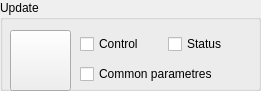
  <widget class="QGroupBox" name="groupBox_9">
   <property name="geometry">
    <rect>
     <x>180</x>
     <y>0</y>
     <width>261</width>
     <height>91</height>
    </rect>
   </property>
   <property name="title">
    <string>Update</string>
   </property>
   <widget class="QPushButton" name="pushButton">
    <property name="geometry">
     <rect>
      <x>10</x>
      <y>30</y>
      <width>61</width>
      <height>61</height>
     </rect>
    </property>
    <property name="toolTip">
     <string>&lt;html&gt;&lt;head/&gt;&lt;body&gt;&lt;p&gt;Update&lt;/p&gt;&lt;/body&gt;&lt;/html&gt;</string>
    </property>
    <property name="text">
     <string/>
    </property>
    <property name="icon">
     <iconset resource="res.qrc">
      <normaloff>:/icon/icons/img_519799.png</normaloff>:/icon/icons/img_519799.png</iconset>
    </property>
    <property name="iconSize">
     <size>
      <width>25</width>
      <height>25</height>
     </size>
    </property>
   </widget>
   <widget class="QWidget" name="layoutWidget">
    <property name="geometry">
     <rect>
      <x>80</x>
      <y>30</y>
      <width>169</width>
      <height>60</height>
     </rect>
    </property>
    <layout class="QVBoxLayout" name="verticalLayout_16">
     <item>
      <layout class="QHBoxLayout" name="horizontalLayout_13">
       <item>
        <widget class="QCheckBox" name="checkBox">
         <property name="toolTip">
          <string>&lt;html&gt;&lt;head/&gt;&lt;body&gt;&lt;p&gt;Update all control parameters if choosen&lt;/p&gt;&lt;/body&gt;&lt;/html&gt;</string>
         </property>
         <property name="text">
          <string>Control</string>
         </property>
        </widget>
       </item>
       <item>
        <widget class="QCheckBox" name="checkBox_2">
         <property name="toolTip">
          <string>&lt;html&gt;&lt;head/&gt;&lt;body&gt;&lt;p&gt;Update all status parameters if choosen&lt;/p&gt;&lt;/body&gt;&lt;/html&gt;</string>
         </property>
         <property name="text">
          <string>Status</string>
         </property>
        </widget>
       </item>
      </layout>
     </item>
     <item>
      <widget class="QCheckBox" name="checkBox_3">
       <property name="toolTip">
        <string>&lt;html&gt;&lt;head/&gt;&lt;body&gt;&lt;p&gt;Update all common parameters if choosen&lt;/p&gt;&lt;/body&gt;&lt;/html&gt;</string>
       </property>
       <property name="text">
        <string>Common parametres</string>
       </property>
      </widget>
     </item>
    </layout>
   </widget>
  </widget>
